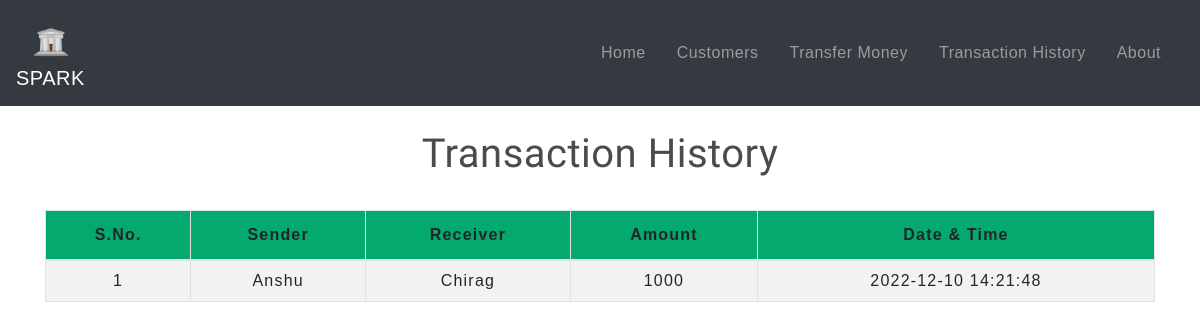
/transactionhistory.php, run on an earlier commit of the app's database.
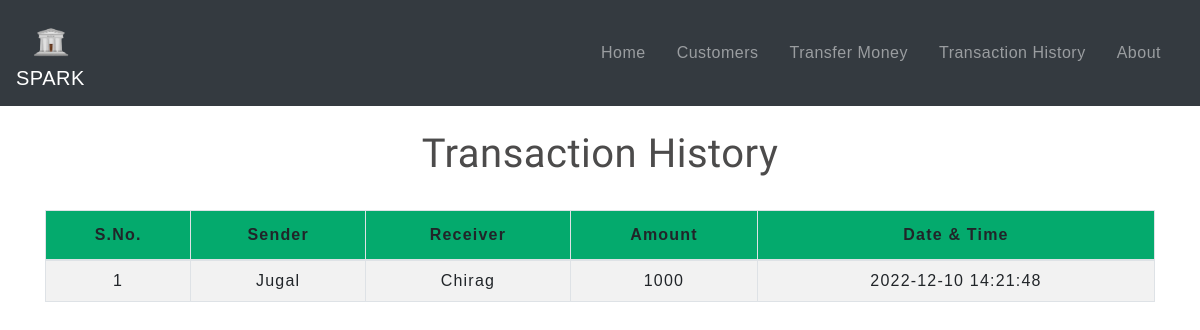
And on a later commit of the database.
### tables this page shows
CREATE TABLE `transaction` (
  `tid` int(11) NOT NULL,
  `sender` varchar(255) NOT NULL,
  `receiver` varchar(255) NOT NULL,
  `balance` bigint(20) NOT NULL,
  `datetime` datetime NOT NULL DEFAULT current_timestamp()
);

### transactionhistory.php (the view, shortened to what this page needs)
<!DOCTYPE html>
<html lang="en">
<head>
    <link rel="stylesheet" href="https://stackpath.bootstrapcdn.com/bootstrap/4.5.2/css/bootstrap.min.css">
    <link rel="stylesheet" type="text/css" href="css\table.css">
    <link rel="stylesheet" type="text/css" href="css\navbar.css">
    <link rel="stylesheet" type="text/css" href="css\style.css">
</head>
<body>
<?php
  include 'navbar.php';
?>
	<div class="container">
        <h2 class="text-center pt-4">Transaction History</h2>
       <br>
       <div class="table-responsive-sm">
    <table class="table table-hover table-striped table-condensed table-bordered">
        <thead>
            <tr>
                <th class="text-center">S.No.</th>
                <th class="text-center">Sender</th>
                <th class="text-center">Receiver</th>
                <th class="text-center">Amount</th>
                <th class="text-center">Date & Time</th>
            </tr>
        </thead>
        <tbody>
        <?php
            include 'config.php';
            $sql ="select * from transaction";
            $query =mysqli_query($conn, $sql);
            while($rows = mysqli_fetch_assoc($query))
            {
        ?>
            <tr>
            <td class="py-2"><?php echo $rows['tid']; ?></td>
            <td class="py-2"><?php echo $rows['sender']; ?></td>
            <td class="py-2"><?php echo $rows['receiver']; ?></td>
            <td class="py-2"><?php echo $rows['balance']; ?> </td>
            <td class="py-2"><?php echo $rows['datetime']; ?> </td>
        <?php
            }
        ?>
        </tbody>
    </table>
    </div>
</div>

What changed in the data, as far as the page shows it:
changed transaction "Chirag": sender "Anshu" → "Jugal"
